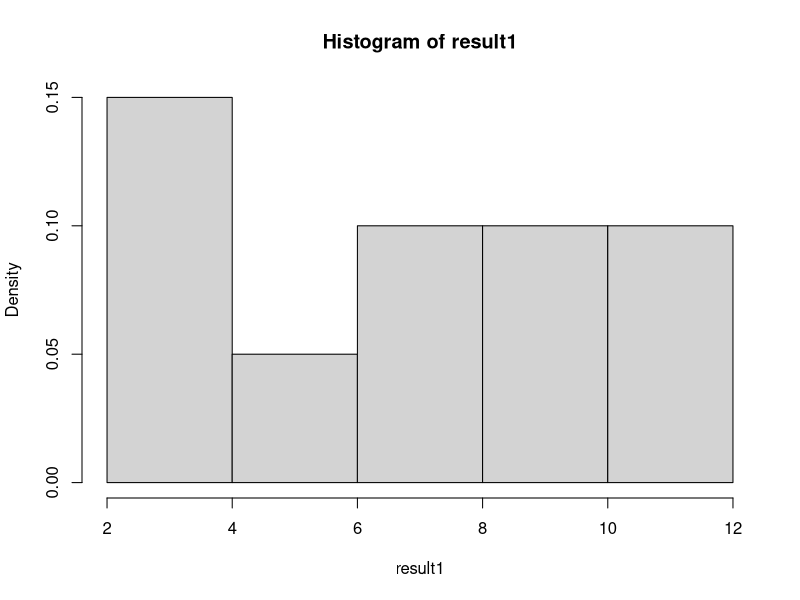
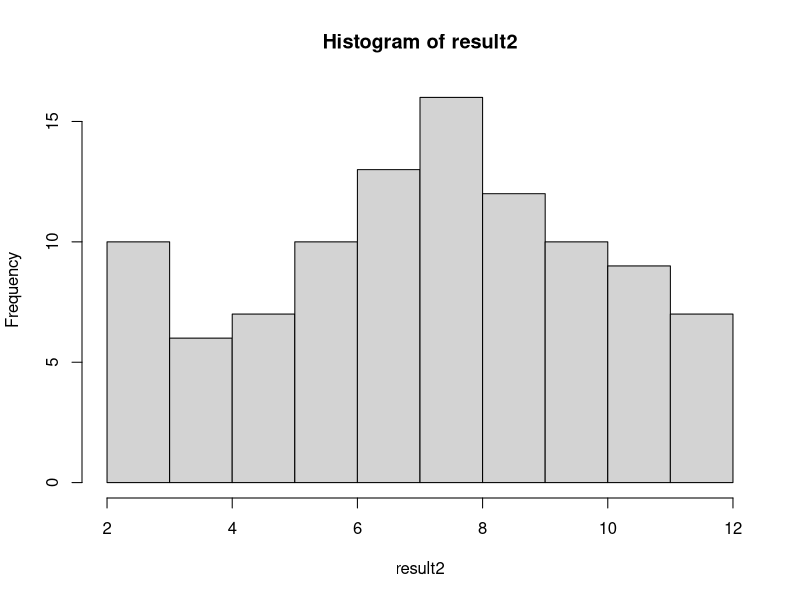
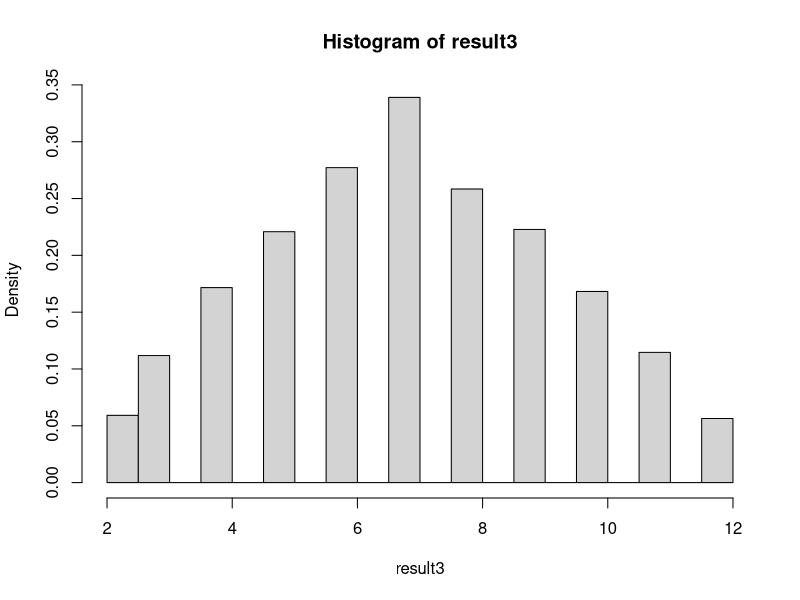
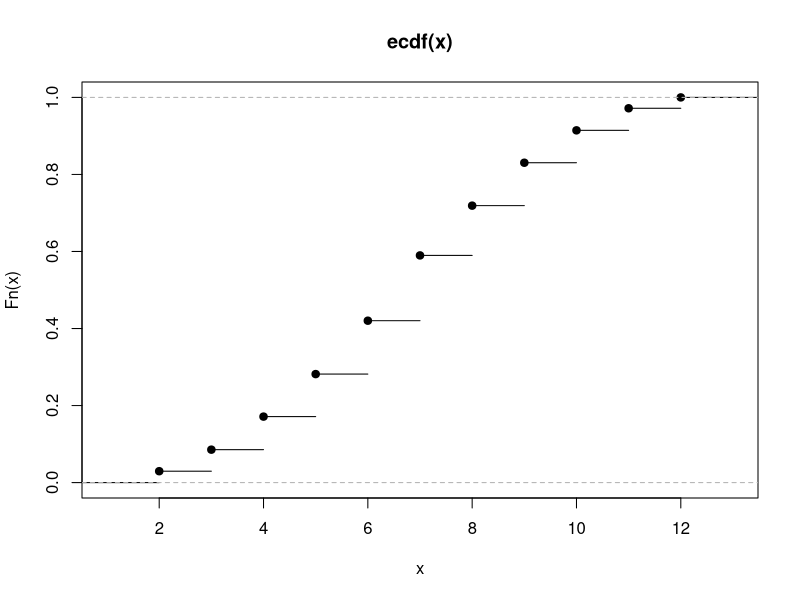
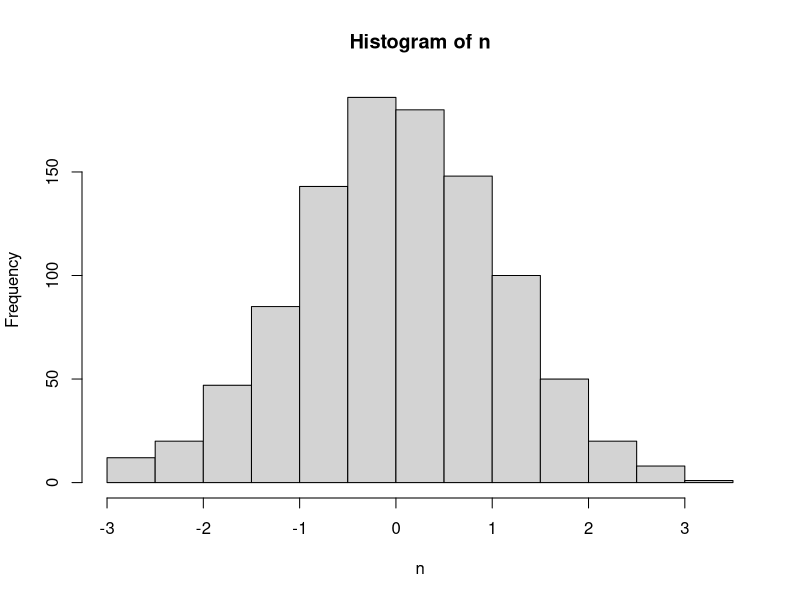
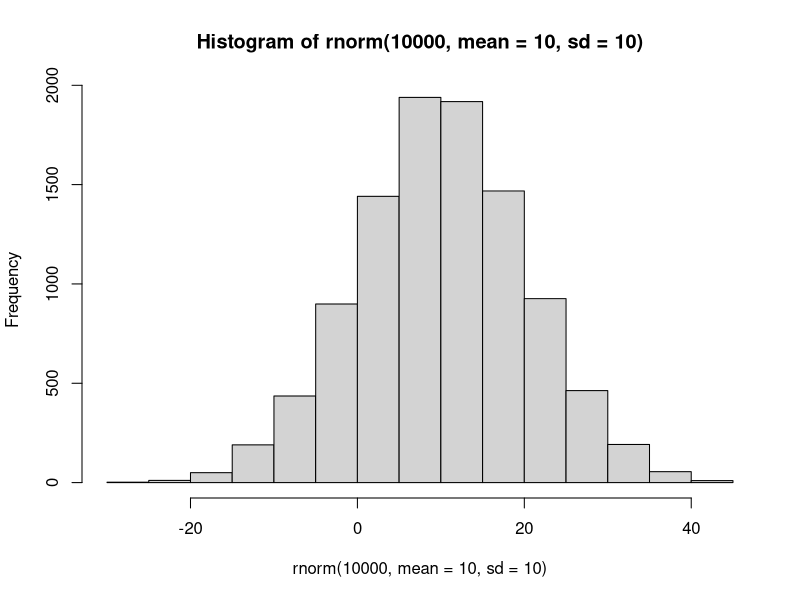
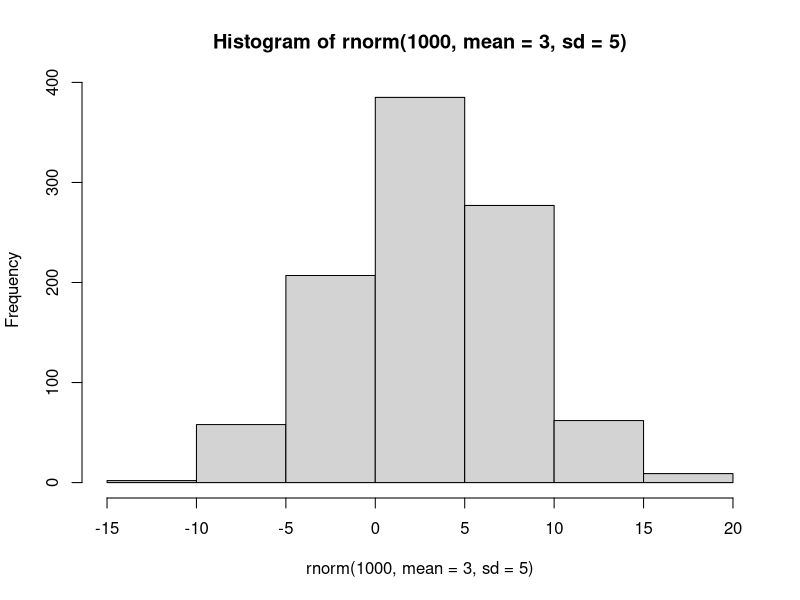

Recreate these plots in R, in order.
# two dice of sum experiments
     
x1 <- sample(1:6, 10, replace = T)
y1 <- sample(1:6, 10, replace = T)   


result1 <- x1+y1

hist(result1,freq=F)


x2 <- sample(1:6, 100, replace = T)
y2 <- sample(1:6, 100, replace = T)   


result2 <- x2+y2

hist(result2)

x3 <- sample(1:6, 10000, replace = T)
y3 <- sample(1:6, 10000, replace = T)   


result3 <- x3+y3

hist(result3, freq=F)



#plot cdf
plot.ecdf(result3)


#create and plot normal dist
n <- rnorm(1000)
hist(n)
hist(rnorm(10000,mean=10, sd=10))

#
n <- 100
mean_h <- 70
sd_h <- 3.3
mike_h <- 5.7
jim_h <- 6.4

pnorm(1, mean=3, sd=5)
pn<-pnorm(-.8944)
find_v <- 1-pn
hist(rnorm(1000, mean=3,sd=5))

